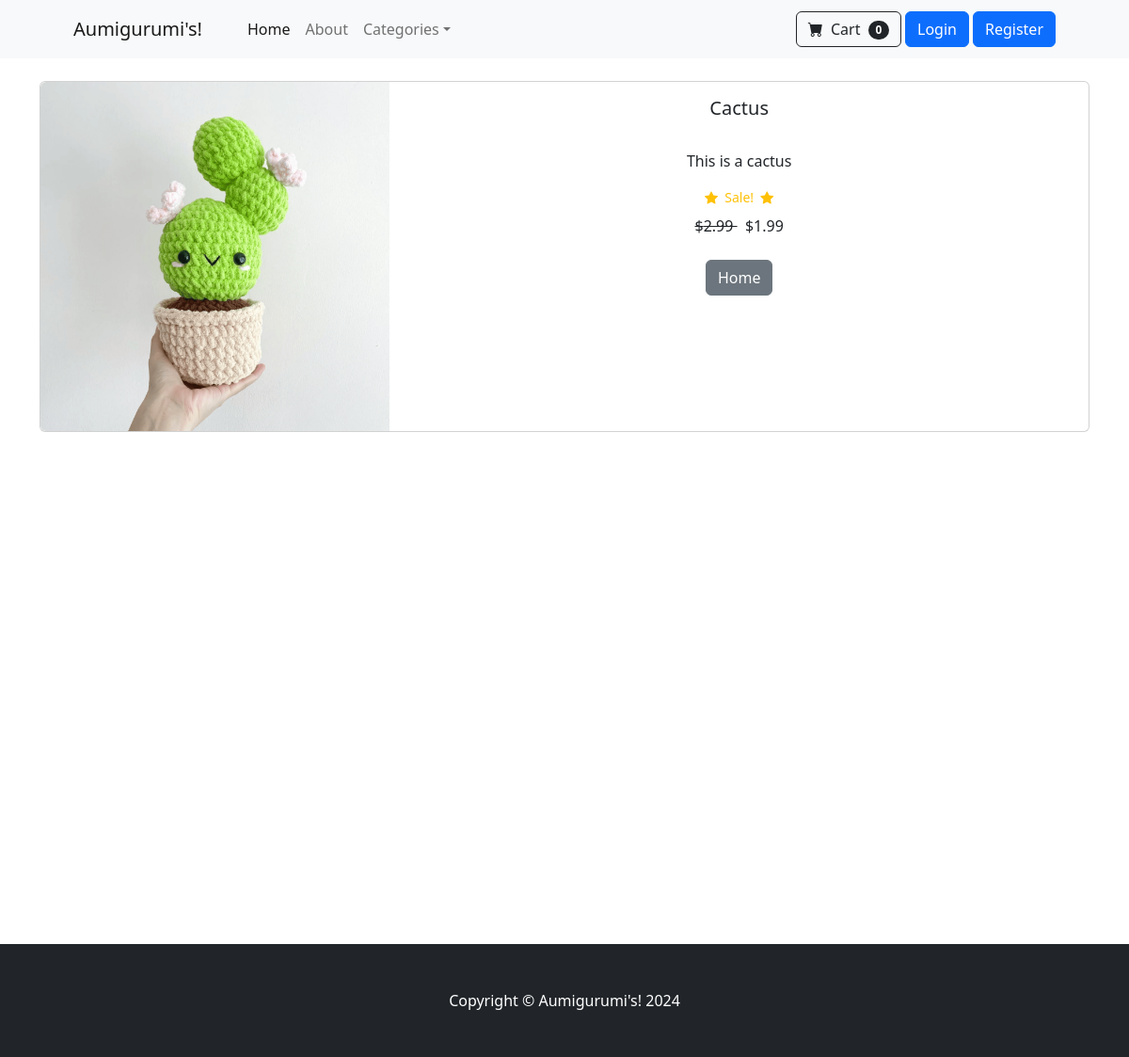
The app's page /product/3 with its own data.
### store/models.py (models this page shows, shortened)
class Product(models.Model):
    name = models.CharField(max_length=100)
    price = models.DecimalField(default=0, decimal_places=2, max_digits=6)
    category = models.ForeignKey(Category, on_delete=models.CASCADE, default=1)
    description = models.CharField(max_length=250, default='', blank=True, null=True)
    image = models.ImageField(upload_to='uploads/products/')
    is_sale = models.BooleanField(default=False)
    sale_price = models.DecimalField(default=0, decimal_places=2, max_digits=6)

### store/views.py (the view)
# urls.py: path('product/<int:pk>', views.product, name='product'),
def product(request,pk):
	product = Product.objects.get(id=pk)
	return render(request, 'product.html', {'product':product})

### cart/context_processors.py (called while the page is built)
def cart(request):
    return {'cart': Cart(request)}

### store/templates/product.html
{% extends 'base.html' %}
{% block content %}
<br/>
    <div class="container">
        <div class="card mb-3">
            <div class="row g-0">
                <div class="col-md-4">
                    <img src="{{ product.image.url }}" class="img-fluid rounded-start" alt=" ... ">
                </div>
                <div class="col-md-8">
                    <div class="card-body">
                        <center>
                        <h5 class="card-title">{{ product.name }}</h5>
                            <br/>
                            <p class="card-text">{{ product.description }}</p>
                            {% if product.is_sale %}
                            <div class="d-flex justify-content-center small text-warning mb-2">
                                    <div class="bi-star-fill"></div>
                                    &nbsp;&nbsp;Sale!&nbsp;&nbsp;
                                    <div class="bi-star-fill"></div>
                                    </div>
                                    <strike>
                                    ${{ product.price }}
                                    </strike>
                                    &nbsp;
                                    ${{ product.sale_price }}
                            {% else %}
                                ${{ product.price }}
                            {% endif %}
                            <br/><br/>
                            <a href="{% url 'home'%}" class="btn btn-secondary">Home</a>
                        </center>
                    </div>
                </div>
            </div>
        </div>
    </div>
<br/><br/><br/><br/><br/><br/><br/><br/><br/><br/><br/><br/><br/><br/><br/><br/><br/><br/><br/><br/><br/><br/>
{% endblock %}

### records on screen
Product: image (picture), name "Cactus", description "This is a cactus", price "2.99", sale_price "1.99"
